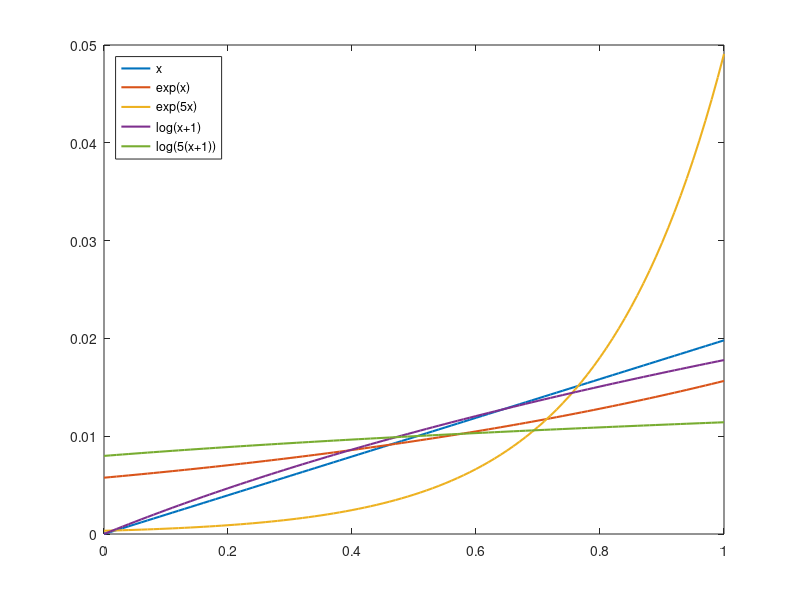

Here is the MATLAB script that generated this plot:
% Zornitsa Kostadinova
% Aug 2015
% 8.5.0.197613 (R2015a)
function plot_weighting_functions()
% see minim_temporal()
v = 0:0.01:1;
fig_handle = 8;
try
    close(fig_handle);
end
figure(fig_handle);

l = v / norm(v, 1);

% 'x', 'exp(x)', 'x^2', 'x^{0.5}', 'log(x+1)', '1 - 1/(x+1)', 'e - exp(1/(x+1))', 'exp(kx)', 'log(k(x+1))'
ex.f = exp(v);                                ex.l = 'exp(x)';
sq.f = v .^ 2;                                sq.l = 'x^2';
sqr.f = v .^ 0.5;                             sqr.l = 'x^{0.5}';
lg.f = log(v + 1);                            lg.l = 'log(x+1)';
recip_sub.f = 1 - 1 ./ (v + 1);               recip_sub.l = '1 - 1/(x+1)';
exr.f = exp(1) - exp(1 ./ (v + 1));           exr.l = 'e - exp(1/(x+1))';

% NOTE(zori) computed for meeting 20; never presented, as we decided for
% implicit (= 1) parameter
k = 5;
ex_k.f = exp(k * v);                          ex_k.l = sprintf('exp(%dx)', k);
ex_1k.f = exp(v ./ k);                        ex_1k.l = sprintf('exp(1/%d x)', k);
lg_k.f = log(k * (v + 1));                    lg_k.l = sprintf('log(%d(x+1))', k);
lg_1k.f = log((v + 1) ./ k);                  lg_1k.l = sprintf('log(1/%d (x+1))', k);

% NOTE(zori) presented on meeting#18
weighting_funcs_initial = [ex, sq, sqr, lg, recip_sub, exr];

weighting_funcs_ex = [ex, ex_k, ex_1k];
weighting_funcs_lg = [lg, lg_k, lg_1k];
weighting_funcs_param = [ex, ex_k, lg, lg_k];
weighting_funcs_all = [ex, sq, sqr, lg, recip_sub, exr, ex_k, lg_k
    ];

weighting_funcs = weighting_funcs_all;

% weighting_funcs = weighting_funcs_ex;
weighting_funcs = weighting_funcs_lg;

% compare those 4 for the need to use a parameter; report order of performance
weighting_funcs = weighting_funcs_param;

% normalise
for wf = 1:length(weighting_funcs)
    func = weighting_funcs(wf).f;
    weighting_funcs(wf).f = func / norm(func, 1);
end

set(0, 'DefaultLineLineWidth', 1.5);
plot(v, l)
hold on;

for wf = 1:length(weighting_funcs)
    plot(v, weighting_funcs(wf).f);
end

leg = ['x' {weighting_funcs.l}];
legend(leg, 'Location', 'northwest') % 'southeast')
saveas(fig_handle, 'weighting_functions', 'png'); % or gcf instead of
end
